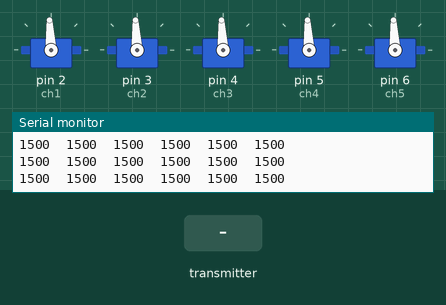
Simulated run of this sketch. Board: Arduino Uno, built with avr-gcc and run on an emulated ATmega328P. On the bench: 5 × servo, the last lines printed to the serial monitor. The inputs (shaded band) are chosen by the test bench. No radio packets arrive unless stated.

Above: at 1.2 s.
1.3 s: the transmitter starts sending throttle = 0
At 2.3 s:
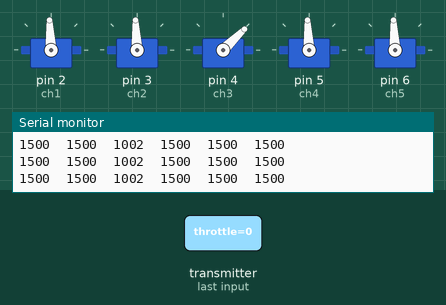
2.8 s: the transmitter starts sending pitch = 0
At 4.0 s:
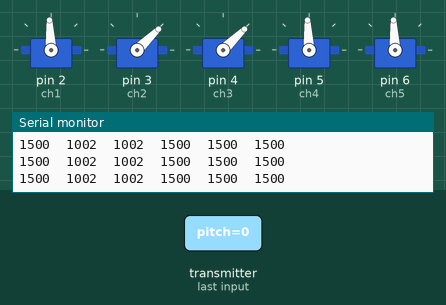
4.3 s: the transmitter starts sending roll = 0
At 5.5 s:
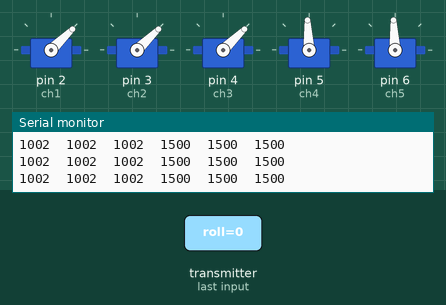
5.8 s: the transmitter starts sending yaw = 0
At 6.2 s:
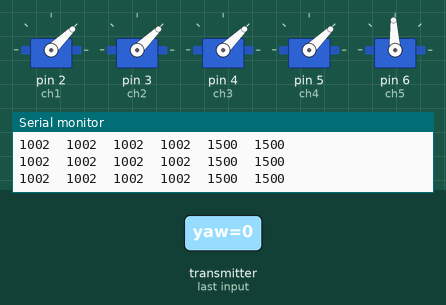
7.3 s: the transmitter starts sending aux1 = 0
At 7.9 s:
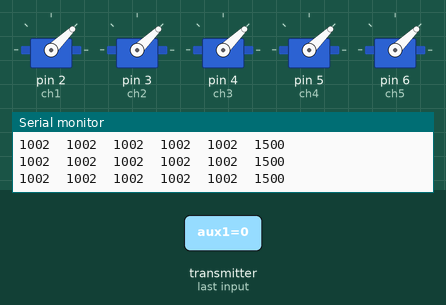
8.8 s: the transmitter starts sending throttle = 64
At 9.6 s:
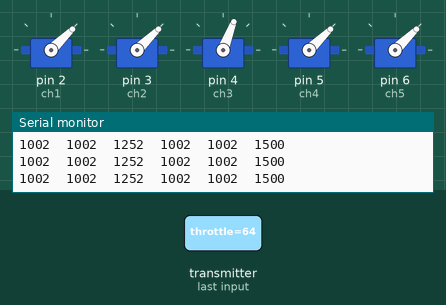
Timing chart, 0 to 11.3 s (numbered marks = the images above; inputs shaded):
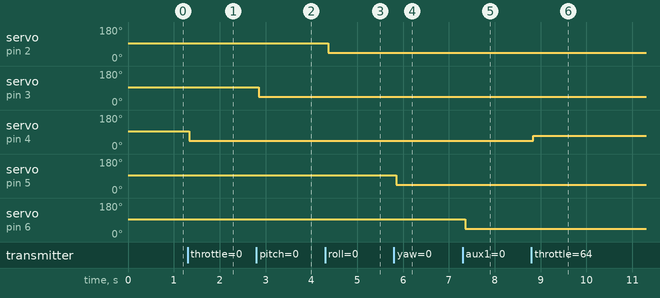

Measured:
- after the input at 1.3 s, servo on pin 4 (ch3): 93° → 44° at once
- after the input at 2.8 s, servo on pin 3 (ch2): 93° → 44° after 0.05 s
- after the input at 4.3 s, servo on pin 2 (ch1): 93° → 44° after 0.06 s
- after the input at 5.8 s, servo on pin 5 (ch4): 93° → 44° after 0.05 s
- after the input at 7.3 s, servo on pin 6 (ch5): 93° → 44° after 0.06 s
- after the input at 8.8 s, servo on pin 4 (ch3): 44° → 69° at once

The sketch:

reciever.ino
```cpp
#include <SPI.h>
#include <nRF24L01.h>
#include <RF24.h>
#include <Servo.h>
int ch_width_1 = 0;
int ch_width_2 = 0;
int ch_width_3 = 0;
int ch_width_4 = 0;
int ch_width_5 = 0;
int ch_width_6 = 0;
Servo ch1;
Servo ch2;
Servo ch3;
Servo ch4;
Servo ch5;
Servo ch6;
struct Signal {
byte throttle;
byte pitch;
byte roll;
byte yaw;
byte aux1;
byte aux2;
};
Signal data;
//const uint64_t pipeIn = 0xE9E8F0F0E1LL;
RF24 radio(7, 8);
const byte address[6] = "00001";
void ResetData()
{
// Define the inicial value of each data input. | Veri girişlerinin başlangıç değerleri
// The middle position for Potenciometers. (254/2=127) | Potansiyometreler için orta konum
data.roll = 127;   // Center | Merkez
data.pitch = 127;  // Center | Merkez
data.throttle = 127; // Motor Stop | Motor Kapalı
data.yaw = 127;   // Center | Merkez
data.aux1 = 127;   // Center | Merkez
data.aux2 = 127;   // Center | Merkez
}
void setup()
{
  Serial.begin(9600);
  //Set the pins for each PWM signal | Her bir PWM sinyal için pinler belirleniyor.
  ch1.attach(2);
  ch2.attach(3);
  ch3.attach(4);
  ch4.attach(5);
  ch5.attach(6);
  //Configure the NRF24 module
  ResetData();
  radio.begin();
  radio.openReadingPipe(0, address);
  radio.startListening(); //start the radio comunication for receiver | Alıcı olarak sinyal iletişimi başlatılıyor
}
unsigned long lastRecvTime = 0;
void recvData()
{
if ( radio.available() ) {
radio.read(&data, sizeof(Signal));
lastRecvTime = millis();   // receive the data | data alınıyor
}
}
void loop()
{
recvData();
unsigned long now = millis();
if ( now - lastRecvTime > 1000 ) {
ResetData(); // Signal lost.. Reset data | Sinyal kayıpsa data resetleniyor
}
ch_width_4 = map(data.yaw,      0, 255, 1000, 2000);     // pin D5 (PWM signal)
ch_width_2 = map(data.pitch,    0, 255, 1000, 2000);     // pin D3 (PWM signal)
ch_width_3 = map(data.throttle, 0, 255, 1000, 2000);     // pin D4 (PWM signal)
ch_width_1 = map(data.roll,     0, 255, 1000, 2000);     // pin D2 (PWM signal)
ch_width_5 = map(data.aux1,     0, 255, 1000, 2000);     // pin D6 (PWM signal)
ch_width_6 = map(data.aux2,     0, 255, 1000, 2000);     // pin D7 (PWM signal)
Serial.print(ch_width_1+2);
Serial.print('\t');

Serial.print(ch_width_2+2);
Serial.print('\t');
Serial.print(ch_width_3+2);
Serial.print('\t');
Serial.print(ch_width_4+2);
Serial.print('\t');
Serial.print(ch_width_5+2);
Serial.print('\t');
Serial.println(ch_width_6+2);
// Write the PWM signal | PWM sinyaller çıkışlara gönderiliyor
ch1.writeMicroseconds(ch_width_1+2);
ch2.writeMicroseconds(ch_width_2+2);
ch3.writeMicroseconds(ch_width_3+2);
ch4.writeMicroseconds(ch_width_4+2);
ch5.writeMicroseconds(ch_width_5+2);
ch6.writeMicroseconds(ch_width_6+2);
}
```
